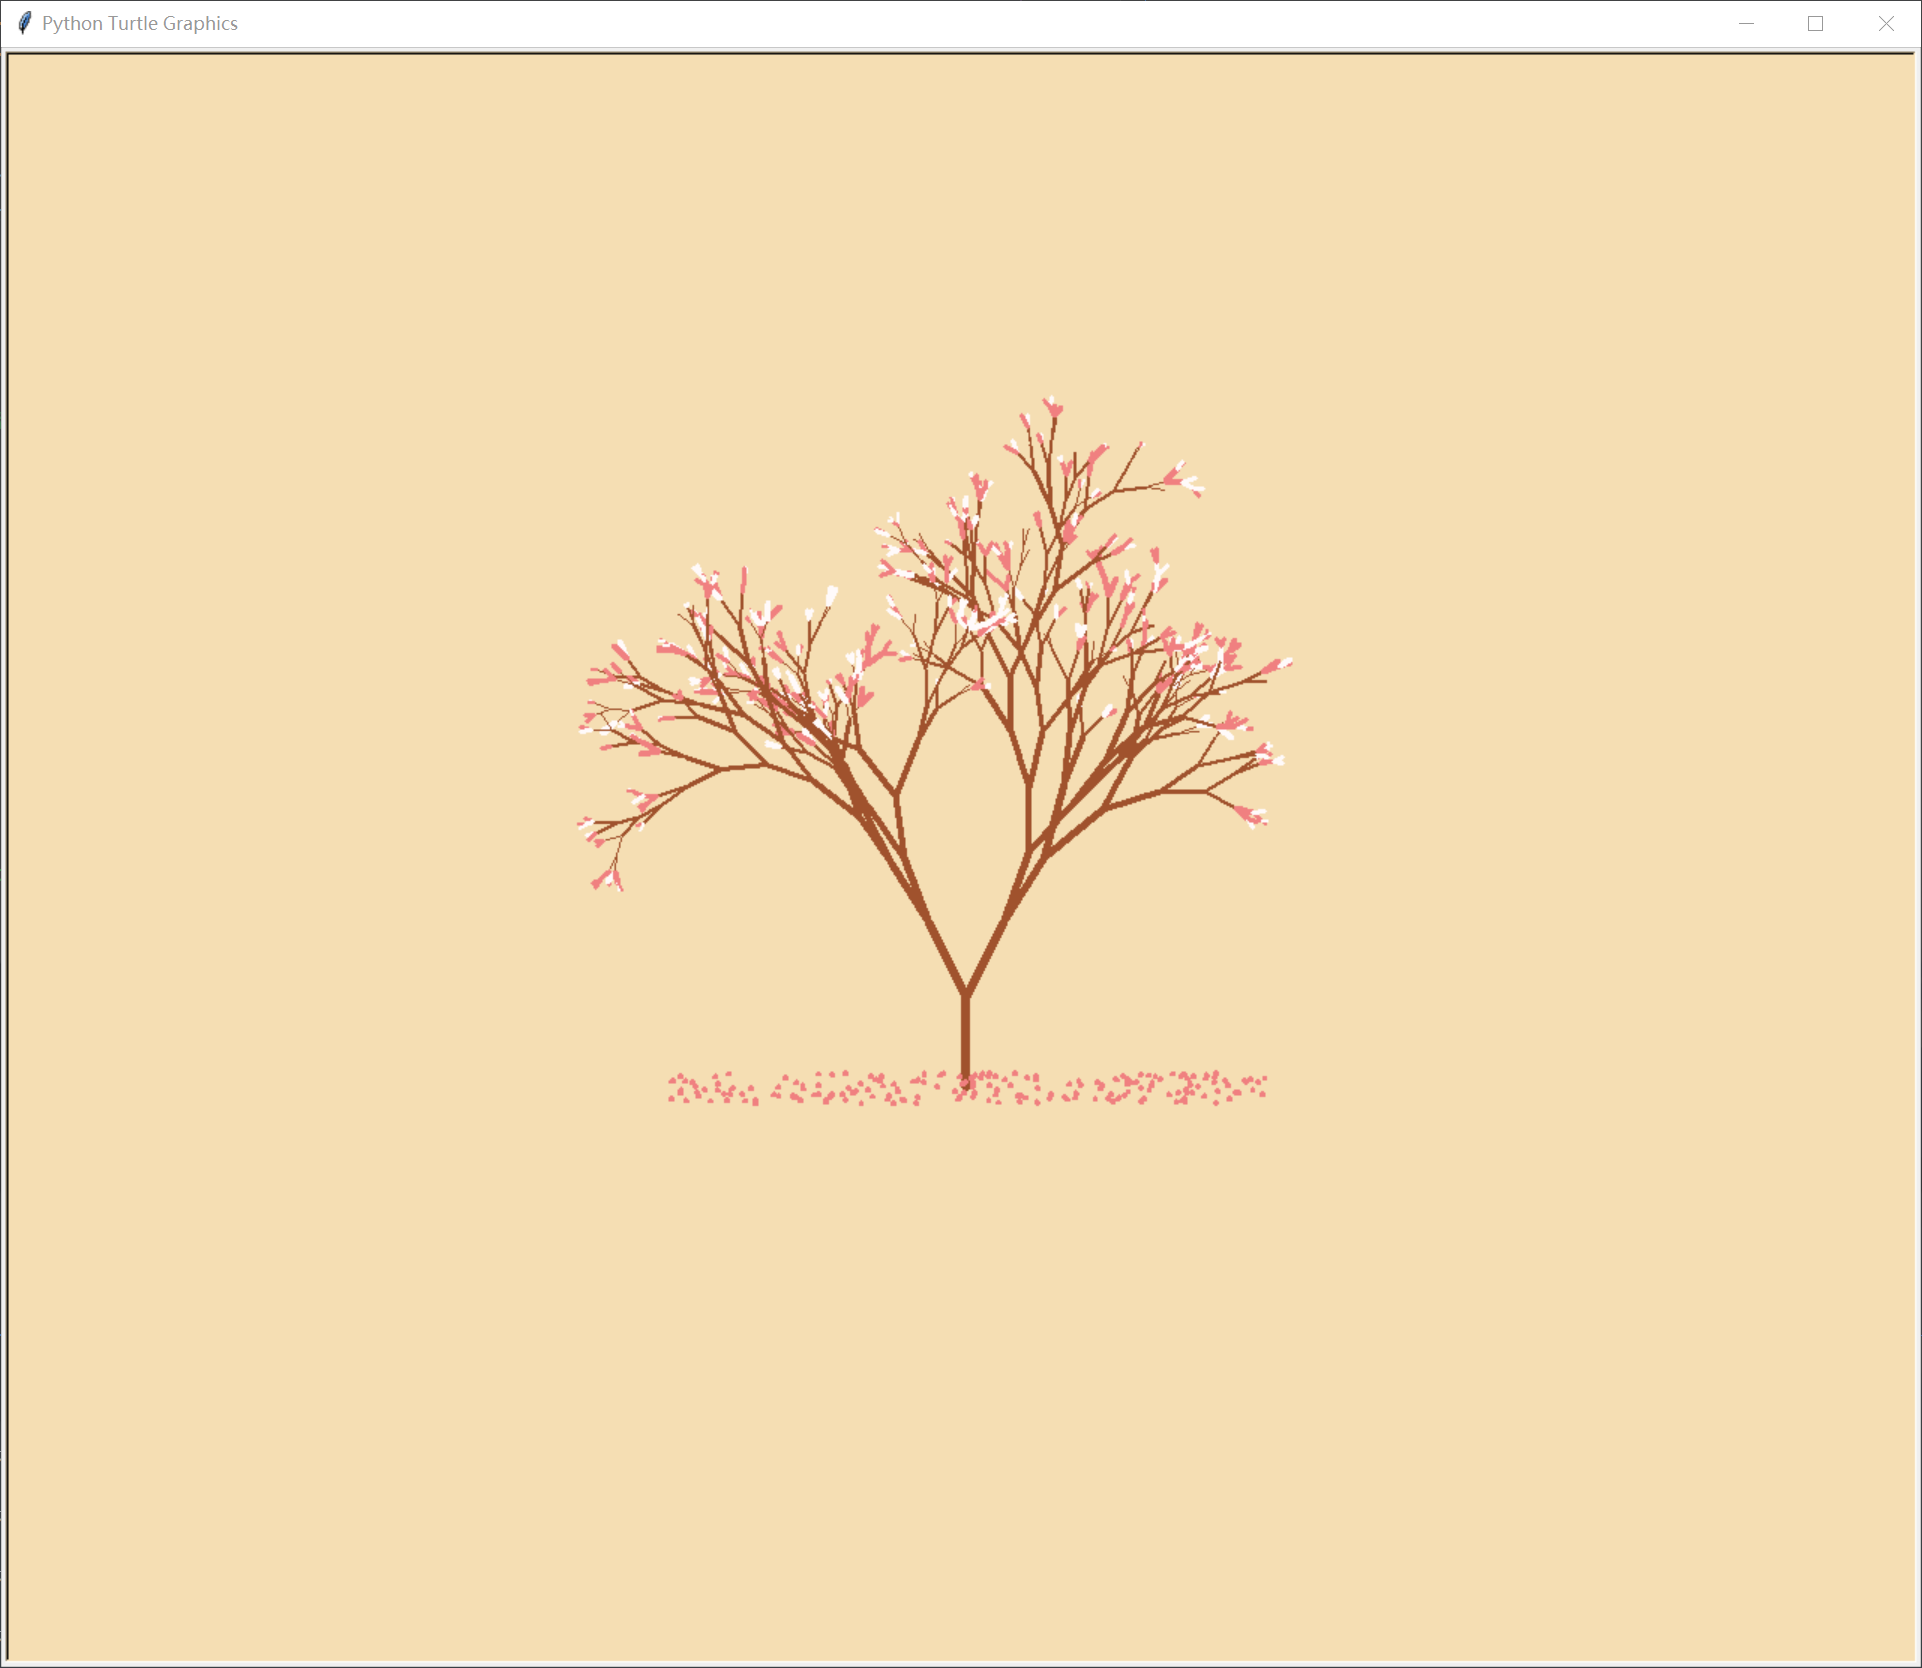

Reproduce this figure in Python.
#!/usr/bin/env python
# -*- coding: UTF-8 -*-
'''
 > Declaration: 
 >  Copyright (c) 2009-2019 Zhang Sheng (Mr. Zhang) 
 >  
 >  This program is free software; you can redistribute it and/or modify it under 
 >  the terms of the GNU General Public License as published by the Free Software 
 >  Foundation, either version 2 or any later version.
 >  
 >  Redistribution and use in source and binary forms, with or without modification,
 >  are permitted provided that the following conditions are met: 
 >  
 >  1. Redistributions of source code must retain the above copyright notice, this
 >  list of conditions and the following disclaimer.
 >  
 >  2. Redistributions in binary form must reproduce the above copyright notice,
 >  this list of conditions and the following disclaimer in the documentation and/or 
 >  other materials provided with the distribution. 
 > 
 >  This program is distributed in the hope that it will be useful, but WITHOUT ANY 
 >  WARRANTY; without even the implied warranty of MERCHANTABILITY or ITNESS FOR A 
 >  PARTICULAR PURPOSE. See the GNU General Public License for more details. A copy 
 >  of the GNU General Public License is available at: 
 >  http://www.fsf.org/licensing/licenses 
 >  
 >  All manufacturing, reproduction, use, and sales rights pertaining to this subject 
 >  matter are governed bythe license agreement. The recipient of this software 
 >  implicitly accepts the terms of the license.
 > 
 > Author: Zhang Sheng
 > FilePath: \mySparePractice\extrmod\glover.py
 > CreateTime: 2019-11-21 09:19:27
 > ModifyTime: 2019-11-21 09:20:47
 > LastEditors: 
 > Description: 
 > version: 
 > E-Mail: zerone216@163.com
 > Homepage: http://www.zerone216.top:8080
 > Repository: https://github.com/zerone216/
 > Support: 
 > Others: 
 > Changelogs: 
'''

import turtle as T
import random
import time

# 画樱花的躯干(60,t)
def Tree(branch, t):
    time.sleep(0.0005)
    if branch > 3:
        if 8 <= branch <= 12:
            if random.randint(0, 2) == 0:
                t.color('snow')  # 白
            else:
                t.color('lightcoral')  # 淡珊瑚色
            t.pensize(branch / 3)
        elif branch < 8:
            if random.randint(0, 1) == 0:
                t.color('snow')
            else:
                t.color('lightcoral')  # 淡珊瑚色
            t.pensize(branch / 2)
        else:
            t.color('sienna')  # 赭(zhě)色
            t.pensize(branch / 10)  # 6
        t.forward(branch)
        a = 1.5 * random.random()
        t.right(20 * a)
        b = 1.5 * random.random()
        Tree(branch - 10 * b, t)
        t.left(40 * a)
        Tree(branch - 10 * b, t)
        t.right(20 * a)
        t.up()
        t.backward(branch)
        t.down()

# 掉落的花瓣
def Petal(m, t):
    for i in range(m):
        a = 200 - 400 * random.random()
        b = 10 - 20 * random.random()
        t.up()
        t.forward(b)
        t.left(90)
        t.forward(a)
        t.down()
        t.color('lightcoral')  # 淡珊瑚色
        t.circle(1)
        t.up()
        t.backward(a)
        t.right(90)
        t.backward(b)

# 绘图区域
t = T.Turtle()
# 画布大小
w = T.Screen()
t.hideturtle()  # 隐藏画笔
t.getscreen().tracer(5, 0)
w.screensize(bg='wheat')  # wheat小麦
t.left(90)
t.up()
t.backward(150)
t.down()
t.color('sienna')

# 画樱花的躯干
Tree(60, t)
# 掉落的花瓣
Petal(200, t)
w.exitonclick()
